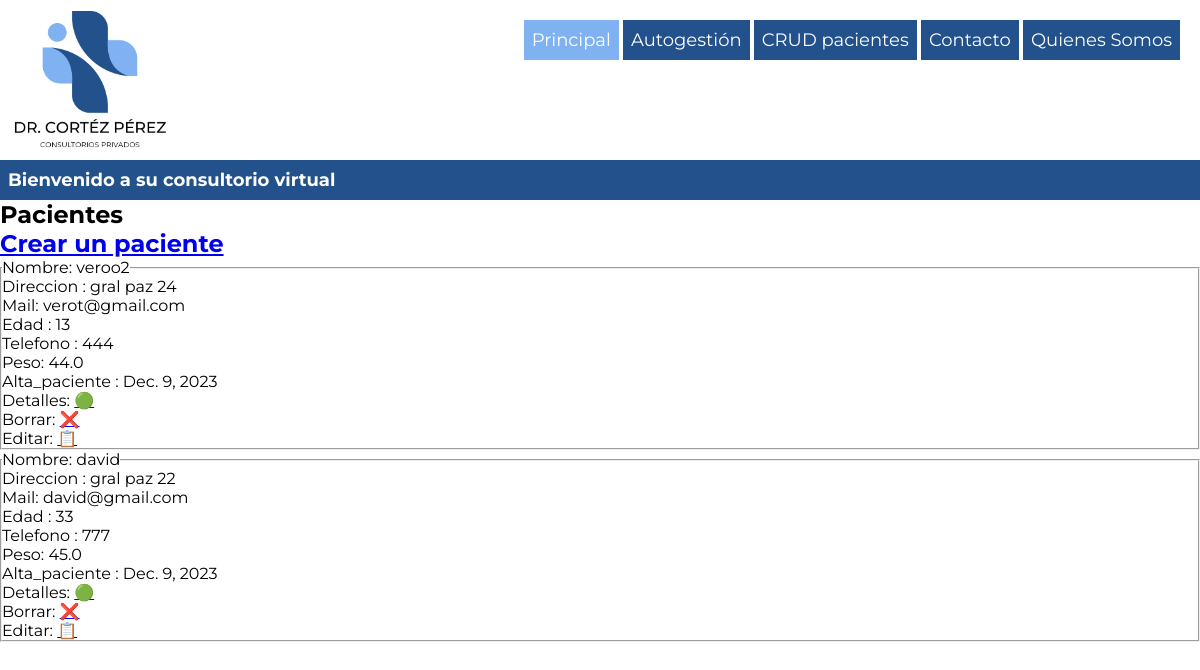
Page /paciente/ on the earlier database version.
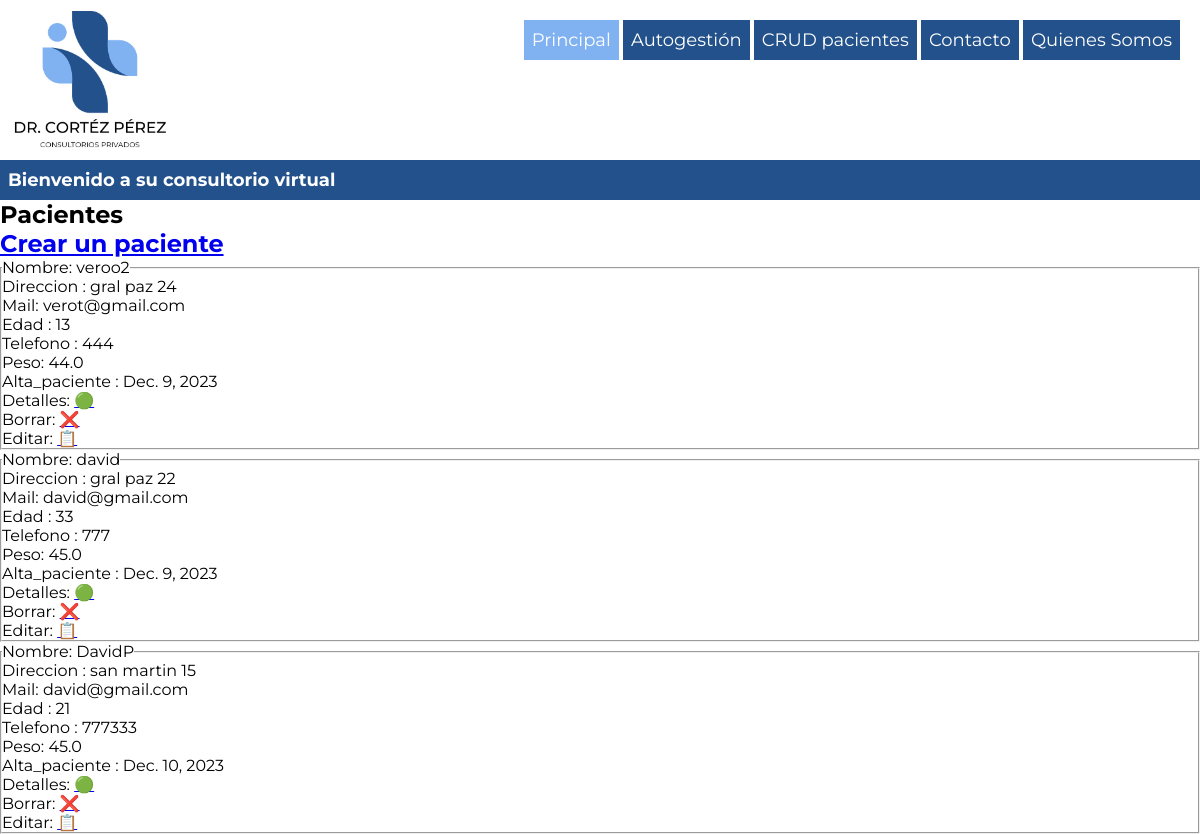
Same page on the later database version.
### app_consultorio/models.py (models this page shows, shortened)
class Paciente(Model):
    nombre_appellido  =  models.CharField(max_length=100,default="Desconocido")
    direccion  =  models.CharField(max_length=100)
    mail  =  models.EmailField(blank=False,null=False,default="no_email_contact@gmail.com")
    edad  = models.PositiveSmallIntegerField(blank=False,null=False)
    telefono  =  models.CharField(max_length=20)
    peso  = models.FloatField(blank=True, null=True)
    alta_paciente  = models.DateField(auto_now=True)
    class Meta:
        db_table = "consultorio_del_Dr"

### app_consultorio/views.py (the view)
# urls.py: path("", PacienteListView.as_view(), name="all"),
class PacienteListView(PacienteBaseView,ListView):
    """
    ESTO ME PERMITE CREAR UNA VISTA CON LOS paciente
    """

### app_consultorio/templates/paciente.html
{% extends 'base_template.html' %}
{% load static %}
{% block contenido %}
<main>
    <div>
      <h2>Pacientes</h2>
      <h2><a href="{% url 'paciente:create' %}">Crear un paciente</a></h2>
      <div class="list">
        {% for paciente in paciente_list %}
        <fieldset>
          <legend>Nombre: {{paciente.nombre_appellido}}</legend>
          <ul>
            <li>Direccion : {{paciente.direccion}}</li>
            <li>Mail: {{paciente.mail}}</li>
            <li>Edad : {{paciente.edad}}</li>
            <li>Telefono : {{paciente.telefono}}</li>
            <li>Peso: {{paciente.peso}}</li>
            <li>Alta_paciente : {{paciente.alta_paciente}}</li>
          </ul>
            <div>
                <label for="">Detalles: </label>
                <a href="{% url 'paciente:detail' paciente.id  %}">🟢</a>
            </div>
            <div>
                <label for="">Borrar: </label>
                <a href="{% url 'paciente:delete' paciente.id %}">❌</a>
            </div>
            <div>
                <label for="">Editar: </label>
                <a href="{% url 'paciente:update' paciente.id %}">📋</a>
            </div>
        </fieldset>
        {% endfor %}
      </div>
    </div>
  </main>
{% endblock %}

Differences in the rows shown:
added Paciente: nombre_appellido "DavidP", direccion "san martin 15", mail "david@gmail.com", edad "21", telefono "777333", peso "45.0", alta_paciente "Dec. 10, 2023"
